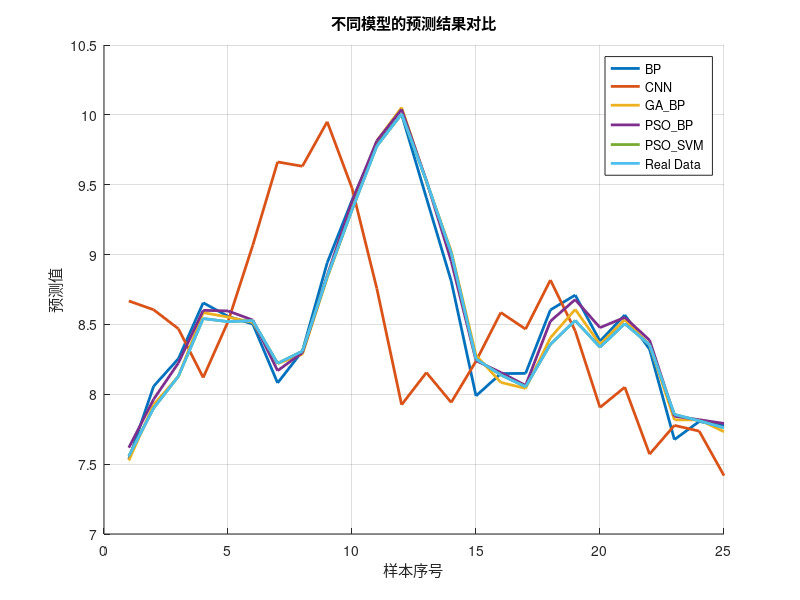

Source code (MATLAB):
clc;clear
%% 导入数据
load BP.mat
BP = T_sim2(1:25);
load CNN.mat
CNN = T_sim2(1:25)';
load GA_BP.mat
GA_BP = T_sim2(1:25);
load PSO_BP.mat
PSO_BP = T_sim2(1:25);
load PSO_SVM.mat
PSO_SVM = T_sim2(1:25)';
load The_real_data.mat
The_real_data = T_sim2(1:25)';
%% 绘制对比图
figure;
hold on;
plot(BP, 'LineWidth', 2, 'DisplayName', 'BP');
plot(CNN, 'LineWidth', 2, 'DisplayName', 'CNN');
plot(GA_BP, 'LineWidth', 2, 'DisplayName', 'GA\_BP');
plot(PSO_BP, 'LineWidth', 2, 'DisplayName', 'PSO\_BP');
plot(PSO_SVM, 'LineWidth', 2, 'DisplayName', 'PSO\_SVM');
plot(The_real_data, 'LineWidth', 2, 'DisplayName', 'Real Data');

%% 添加图例和标签
legend('show');
xlabel('样本序号');
ylabel('预测值');
title('不同模型的预测结果对比');
grid on;
hold off;
